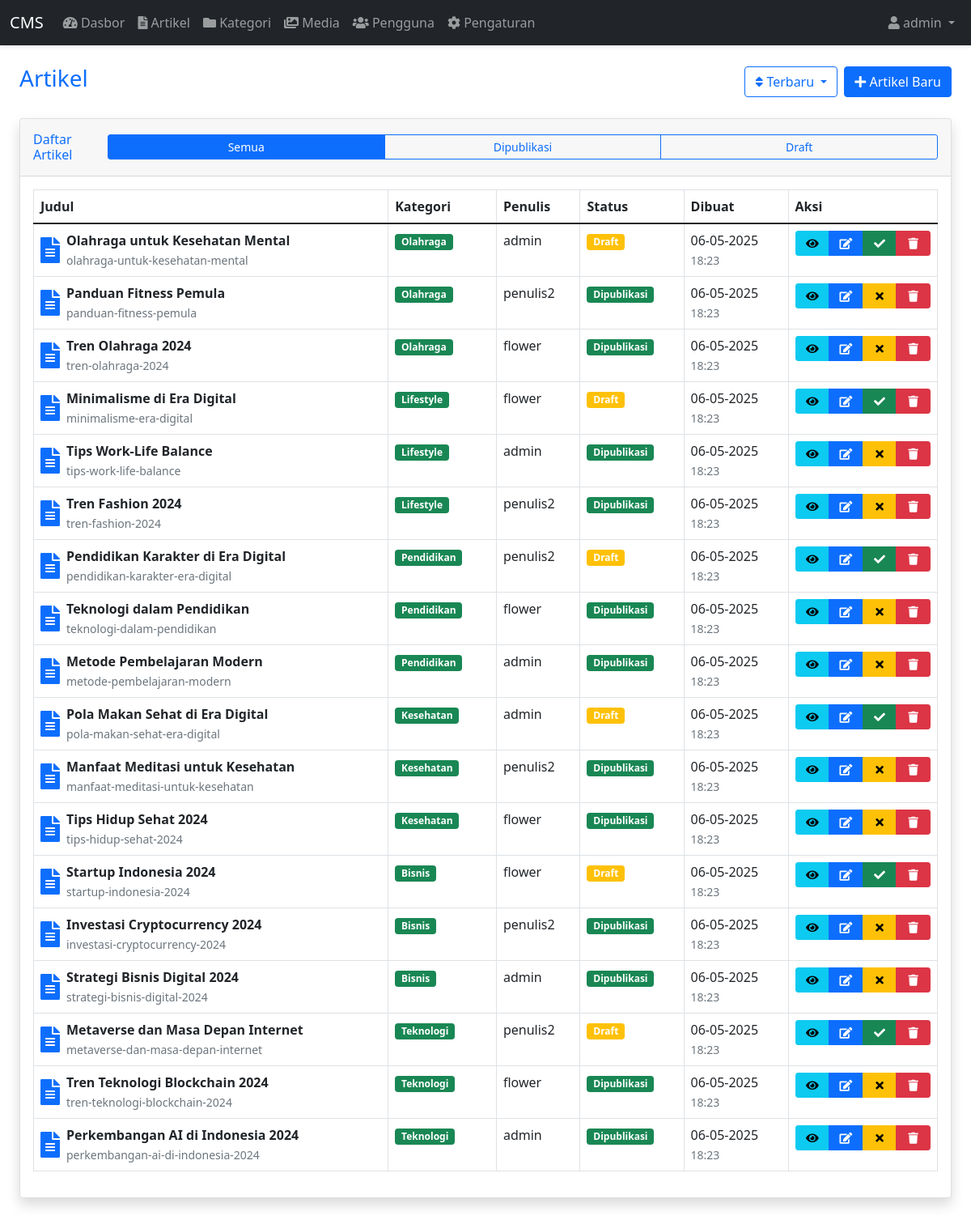
Page /admin/posts (signed in) on the committed database.
### app.py (models this page shows, shortened)
class User(UserMixin, db.Model):
    id = db.Column(db.Integer, primary_key=True)
    username = db.Column(db.String(80), unique=True, nullable=False)
    email = db.Column(db.String(120), unique=True, nullable=False)
    password_hash = db.Column(db.String(128))
    full_name = db.Column(db.String(100))
    role = db.Column(db.String(20), default='author')
    created_at = db.Column(db.DateTime, default=datetime.utcnow)
    posts = db.relationship('Post', backref='author', lazy=True)
    reset_token = db.Column(db.String(128))

class Post(db.Model):
    id = db.Column(db.Integer, primary_key=True)
    title = db.Column(db.String(200), nullable=False)
    slug = db.Column(db.String(200), unique=True, nullable=False)
    content = db.Column(db.Text)
    excerpt = db.Column(db.Text)
    featured_image = db.Column(db.String(200))
    status = db.Column(db.String(20), default='draft')
    author_id = db.Column(db.Integer, db.ForeignKey('user.id'), nullable=False)
    created_at = db.Column(db.DateTime, default=datetime.utcnow)
    updated_at = db.Column(db.DateTime, default=datetime.utcnow, onupdate=datetime.utcnow)
    categories = db.relationship('Category', secondary='post_categories')

class Category(db.Model):
    id = db.Column(db.Integer, primary_key=True)
    name = db.Column(db.String(100), nullable=False)
    slug = db.Column(db.String(100), unique=True, nullable=False)
    description = db.Column(db.Text)
    parent_id = db.Column(db.Integer, db.ForeignKey('category.id'))
    created_at = db.Column(db.DateTime, default=datetime.utcnow)
    posts = db.relationship('Post', secondary='post_categories')

### app.py (the view)
@app.route('/admin/posts')
@login_required
def admin_posts():
    sort = request.args.get('sort', 'newest')
    status = request.args.get('status', 'all')
    query = Post.query
    if status != 'all':
        query = query.filter_by(status=status)
    if sort == 'newest':
        query = query.order_by(Post.created_at.desc())
    elif sort == 'oldest':
        query = query.order_by(Post.created_at.asc())
    elif sort == 'title':
        query = query.order_by(Post.title.asc())
    elif sort == 'status':
        query = query.order_by(Post.status.asc())
    posts = query.all()
    return render_template('admin/posts.html', posts=posts, sort=sort, status=status)

### app.py (called while the page is built)
@app.context_processor
def inject_now():
    return {'now': datetime.now()}

@login_manager.user_loader
def load_user(user_id):
    return User.query.get(int(user_id))

### templates/admin/posts.html (shortened to what this page needs)
{% extends "base.html" %}
{% block content %}
<div class="container-fluid">
    <div class="d-flex justify-content-between align-items-center mb-4">
        <h1 class="h3 text-primary">Artikel</h1>
        <div class="d-flex gap-2">
            <div class="dropdown">
                <button class="btn btn-outline-primary dropdown-toggle" type="button" id="sortDropdown" data-bs-toggle="dropdown">
                    <i class="fas fa-sort"></i>
                    {% if sort == 'newest' %}
                        Terbaru
                    {% elif sort == 'oldest' %}
                        Terlama
                    {% elif sort == 'title' %}
                        Judul (A-Z)
                    {% elif sort == 'status' %}
                        Status
                    {% else %}
                        Urutkan
                    {% endif %}
                </button>
            </div>
            <a href="{{ url_for('admin_create_post') }}" class="btn btn-primary">
                <i class="fas fa-plus"></i> Artikel Baru
            </a>
        </div>
    </div>
    <div class="card shadow mb-4">
        <div class="card-header py-3 d-flex justify-content-between align-items-center">
            <h6 class="m-0 font-weight-bold text-primary">Daftar Artikel</h6>
            <div class="btn-group">
                <a href="{{ url_for('admin_posts', status='all', sort=sort) }}" class="btn btn-sm btn-outline-primary {{ 'active' if status == 'all' }}">Semua</a>
                <a href="{{ url_for('admin_posts', status='published', sort=sort) }}" class="btn btn-sm btn-outline-primary {{ 'active' if status == 'published' }}">Dipublikasi</a>
                <a href="{{ url_for('admin_posts', status='draft', sort=sort) }}" class="btn btn-sm btn-outline-primary {{ 'active' if status == 'draft' }}">Draft</a>
            </div>
        </div>
        <div class="card-body">
            <div class="table-responsive">
                <table class="table table-bordered" width="100%" cellspacing="0">
                    <thead>
                        <tr>
                            <th>Judul</th>
                            <th>Kategori</th>
                            <th>Penulis</th>
                            <th>Status</th>
                            <th>Dibuat</th>
                            <th>Aksi</th>
                        </tr>
                    </thead>
                    <tbody>
                        {% for post in posts %}
                        <tr>
                            <td>
                                <div class="d-flex align-items-center">
                                    {% if post.featured_image %}
                                    <img src="{{ post.featured_image }}" alt="{{ post.title }}" class="me-2" style="width: 40px; height: 40px; object-fit: cover;">
                                    {% else %}
                                    <i class="fas fa-file-alt fa-2x text-primary me-2"></i>
                                    {% endif %}
                                    <div>
                                        <div class="fw-bold">{{ post.title }}</div>
                                        <small class="text-muted">{{ post.slug }}</small>
                                    </div>
                                </div>
                            </td>
                            <td>
                                {% if post.categories %}
                                    {% for category in post.categories %}
                                    <span class="badge bg-success me-1">{{ category.name }}</span>
                                    {% endfor %}
                                {% else %}
                                    <span class="badge bg-secondary">Tanpa Kategori</span>
                                {% endif %}
                            </td>
                            <td>{{ post.author.username }}</td>
                            <td>
                                <span class="badge bg-{{ 'success' if post.status == 'published' else 'warning' }}">
                                    {{ 'Dipublikasi' if post.status == 'published' else 'Draft' }}
                                </span>
                            </td>
                            <td>
                                <div>{{ post.created_at.strftime('%d-%m-%Y') }}</div>
                                <small class="text-muted">{{ post.created_at.strftime('%H:%M') }}</small>
                            </td>
                            <td>
                                <div class="btn-group">
                                    <a href="{{ url_for('admin_view_post', post_id=post.id) }}" class="btn btn-sm btn-info" title="Lihat">
                                        <i class="fas fa-eye"></i>
                                    </a>
                                    <a href="{{ url_for('admin_edit_post', post_id=post.id) }}" class="btn btn-sm btn-primary" title="Edit">
                                        <i class="fas fa-edit"></i>
                                    </a>
                                    {% if post.status == 'draft' %}
                                    <button class="btn btn-sm btn-success" onclick="publishPost({{ post.id }})" title="Publish">
                                        <i class="fas fa-check"></i>
                                    </button>
                                    {% else %}
                                    <button class="btn btn-sm btn-warning" onclick="unpublishPost({{ post.id }})" title="Unpublish">
                                        <i class="fas fa-times"></i>
                                    </button>
                                    {% endif %}
                                    <button class="btn btn-sm btn-danger" onclick="deletePost({{ post.id }})" title="Hapus">
                                        <i class="fas fa-trash"></i>
                                    </button>
                                </div>
                            </td>
                        </tr>
                        {% endfor %}
                    </tbody>
                </table>
            </div>
        </div>
    </div>
</div>
{% endblock %}

### templates/base.html (shortened to what this page needs)
<!DOCTYPE html>
<html lang="id">
<head>
    <link href="https://cdn.jsdelivr.net/npm/bootstrap@5.1.3/dist/css/bootstrap.min.css" rel="stylesheet">
    <link href="https://cdnjs.cloudflare.com/ajax/libs/font-awesome/5.15.4/css/all.min.css" rel="stylesheet">
    <link href="{{ url_for('static', filename='css/admin.css') }}" rel="stylesheet">
</head>
<body>
    {% if request.endpoint != 'login' %}
    <nav class="navbar navbar-expand-lg navbar-dark bg-dark fixed-top">
        <div class="container-fluid">
            <a class="navbar-brand" href="{{ url_for('admin_dashboard') }}">CMS</a>
            <div class="collapse navbar-collapse" id="navbarNav">
                <ul class="navbar-nav">
                    {% if current_user.is_authenticated %}
                    <li class="nav-item">
                        <a class="nav-link" href="{{ url_for('admin_dashboard') }}">
                            <i class="fas fa-tachometer-alt"></i> Dasbor
                        </a>
                    </li>
                    <li class="nav-item">
                        <a class="nav-link" href="{{ url_for('admin_posts') }}">
                            <i class="fas fa-file-alt"></i> Artikel
                        </a>
                    </li>
                    <li class="nav-item">
                        <a class="nav-link" href="{{ url_for('admin_categories') }}">
                            <i class="fas fa-folder"></i> Kategori
                        </a>
                    </li>
                    <li class="nav-item">
                        <a class="nav-link" href="{{ url_for('admin_media') }}">
                            <i class="fas fa-images"></i> Media
                        </a>
                    </li>
                    <li class="nav-item">
                        <a class="nav-link" href="{{ url_for('admin_users') }}">
                            <i class="fas fa-users"></i> Pengguna
                        </a>
                    </li>
                    {% if current_user.role == 'admin' %}
                    <li class="nav-item">
                        <a class="nav-link" href="{{ url_for('admin_settings') }}">
                            <i class="fas fa-cog"></i> Pengaturan
                        </a>
                    </li>
                    {% endif %}
                    {% endif %}
                </ul>
                <ul class="navbar-nav ms-auto">
                    {% if current_user.is_authenticated %}
                    <li class="nav-item dropdown">
                        <a class="nav-link dropdown-toggle" href="#" id="navbarDropdown" role="button" data-bs-toggle="dropdown">
                            <i class="fas fa-user"></i> {{ current_user.username }}
                        </a>
                    </li>
                    {% endif %}
                </ul>
            </div>
        </div>
    </nav>
    {% endif %}
    <div class="container-fluid py-4 fade-in">
        {% block content %}{% endblock %}
    </div>
</body>
</html>

### static/css/admin.css (style rules this page uses)
.btn-group { width: 100%; }
.btn-group .btn { flex: 1; }

### templates/base.html (style rules this page uses)
body { padding-top: 56px; }
.navbar { box-shadow: 0 2px 4px rgba(0,0,0,.1); }
.fade-in { opacity: 0; animation: fadeIn 0.5s ease-in forwards; }

### rows in the picture
User: username "admin"
Post: title "Olahraga untuk Kesehatan Mental", slug "olahraga-untuk-kesehatan-mental", author.username "admin", status "Draft", created_at "06-05-2025", created_at "18:23"
Category: name "Olahraga"
Post: title "Panduan Fitness Pemula", slug "panduan-fitness-pemula", author.username "penulis2", status "Dipublikasi", created_at "06-05-2025", created_at "18:23"
Post: title "Tren Olahraga 2024", slug "tren-olahraga-2024", author.username "flower", status "Dipublikasi", created_at "06-05-2025", created_at "18:23"
Post: title "Minimalisme di Era Digital", slug "minimalisme-era-digital", author.username "flower", status "Draft", created_at "06-05-2025", created_at "18:23"
Category: name "Lifestyle"
Post: title "Tips Work-Life Balance", slug "tips-work-life-balance", author.username "admin", status "Dipublikasi", created_at "06-05-2025", created_at "18:23"
Post: title "Tren Fashion 2024", slug "tren-fashion-2024", author.username "penulis2", status "Dipublikasi", created_at "06-05-2025", created_at "18:23"
Post: title "Pendidikan Karakter di Era Digital", slug "pendidikan-karakter-era-digital", author.username "penulis2", status "Draft", created_at "06-05-2025", created_at "18:23"
Category: name "Pendidikan"
Post: title "Teknologi dalam Pendidikan", slug "teknologi-dalam-pendidikan", author.username "flower", status "Dipublikasi", created_at "06-05-2025", created_at "18:23"
Post: title "Metode Pembelajaran Modern", slug "metode-pembelajaran-modern", author.username "admin", status "Dipublikasi", created_at "06-05-2025", created_at "18:23"
Post: title "Pola Makan Sehat di Era Digital", slug "pola-makan-sehat-era-digital", author.username "admin", status "Draft", created_at "06-05-2025", created_at "18:23"
Category: name "Kesehatan"
Post: title "Manfaat Meditasi untuk Kesehatan", slug "manfaat-meditasi-untuk-kesehatan", author.username "penulis2", status "Dipublikasi", created_at "06-05-2025", created_at "18:23"
Post: title "Tips Hidup Sehat 2024", slug "tips-hidup-sehat-2024", author.username "flower", status "Dipublikasi", created_at "06-05-2025", created_at "18:23"
Post: title "Startup Indonesia 2024", slug "startup-indonesia-2024", author.username "flower", status "Draft", created_at "06-05-2025", created_at "18:23"
Category: name "Bisnis"
Post: title "Investasi Cryptocurrency 2024", slug "investasi-cryptocurrency-2024", author.username "penulis2", status "Dipublikasi", created_at "06-05-2025", created_at "18:23"
Post: title "Strategi Bisnis Digital 2024", slug "strategi-bisnis-digital-2024", author.username "admin", status "Dipublikasi", created_at "06-05-2025", created_at "18:23"
Post: title "Metaverse dan Masa Depan Internet", slug "metaverse-dan-masa-depan-internet", author.username "penulis2", status "Draft", created_at "06-05-2025", created_at "18:23"
Category: name "Teknologi"
Post: title "Tren Teknologi Blockchain 2024", slug "tren-teknologi-blockchain-2024", author.username "flower", status "Dipublikasi", created_at "06-05-2025", created_at "18:23"
Post: title "Perkembangan AI di Indonesia 2024", slug "perkembangan-ai-di-indonesia-2024", author.username "admin", status "Dipublikasi", created_at "06-05-2025", created_at "18:23"
